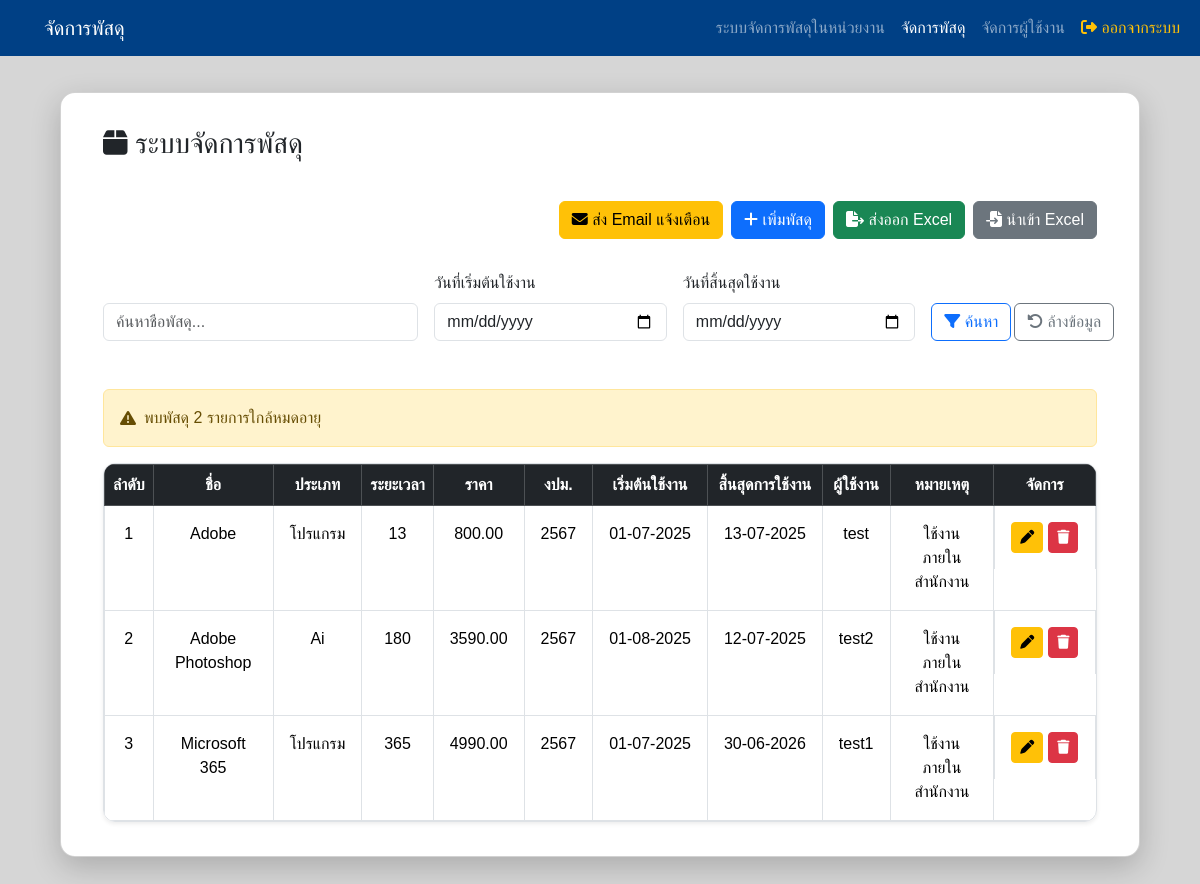
Page /parcel_management.php (signed in) on the committed database.
### tables this page shows
CREATE TABLE `parcels` (
  `id` int(11) NOT NULL,
  `item_name` varchar(255) NOT NULL,
  `category` varchar(100) NOT NULL,
  `usage_duration` int(11) NOT NULL,
  `price` decimal(10,2) NOT NULL,
  `budget_year` varchar(10) NOT NULL,
  `start_date` date NOT NULL,
  `end_date` date NOT NULL,
  `user_responsible` varchar(255) NOT NULL,
  `note` text DEFAULT NULL,
  `created_at` timestamp NOT NULL DEFAULT current_timestamp(),
  `updated_at` timestamp NOT NULL DEFAULT current_timestamp() ON UPDATE current_timestamp()
);

### parcel_management.php (the view, shortened to what this page needs)
<?php
require_once 'db.php';
$sql = "SELECT * FROM parcels WHERE 1=1";
$sql .= " ORDER BY id DESC";
$result = $conn->query($sql);
$today = date('Y-m-d');
$next3Days = date('Y-m-d', strtotime('+3 days'));
$sqlExpiringCount = "SELECT COUNT(*) as count FROM parcels WHERE end_date BETWEEN '$today' AND '$next3Days'";
$expiringCount = $conn->query($sqlExpiringCount)->fetch_assoc()['count'];
?>
<!DOCTYPE html>
<html lang="th">
<head>
    <link href="https://cdn.jsdelivr.net/npm/bootstrap@5.3.2/dist/css/bootstrap.min.css" rel="stylesheet">
    <link href="https://cdnjs.cloudflare.com/ajax/libs/font-awesome/6.5.0/css/all.min.css" rel="stylesheet">
    <link href="https://cdn.jsdelivr.net/npm/select2@4.1.0-rc.0/dist/css/select2.min.css" rel="stylesheet" />
</head>
<body>
    <nav class="navbar navbar-expand-lg navbar-dark" style="background-color: #004085; padding-left: 2rem;">
        <div class="container-fluid">
            <a class="navbar-brand" href="dashboard.php">จัดการพัสดุ</a>
            <div class="collapse navbar-collapse" id="navbarNav">
                <ul class="navbar-nav ms-auto">
                    <?php if (isset($_SESSION['user_role']) && ($_SESSION['user_role'] === 'admin' || $_SESSION['user_role'] === 'superadmin')): ?>
                    <li class="nav-item">
                        <a class="nav-link" href="dashboard.php">ระบบจัดการพัสดุในหน่วยงาน</a>
                    </li>
                    <?php endif; ?>
                    <li class="nav-item">
                        <a class="nav-link active" href="parcel_management.php">จัดการพัสดุ</a>
                    </li>
                    <?php if (isset($_SESSION['user_role']) && ($_SESSION['user_role'] === 'admin' || $_SESSION['user_role'] === 'superadmin')): ?>
                    <li class="nav-item">
                        <a class="nav-link" href="user_management.php">จัดการผู้ใช้งาน</a>
                    </li>
                    <?php endif; ?>
                    <li class="nav-item">
                        <a class="nav-link text-warning" href="logout.php">
                            <i class="fas fa-sign-out-alt"></i> ออกจากระบบ
                        </a>
                    </li>
                </ul>
            </div>
        </div>
    </nav>
    <div class="card">
        <div class="container py-1">
            <h3><i class="fa-solid fa-box"></i> ระบบจัดการพัสดุ</h3><br>
            <?php if (isset($_SESSION['user_role']) && ($_SESSION['user_role'] === 'admin' || $_SESSION['user_role'] === 'superadmin')): ?>
            <div class="mb-3">
                <div class="row">
                    <div
                        class="col-12 d-flex flex-wrap align-items-end gap-2 flex-column flex-md-row justify-content-md-end">
                        <div class="d-flex flex-wrap gap-2">
                            <button type="button" class="btn btn-warning" data-bs-toggle="modal"
                                data-bs-target="#emailModal">
                                <i class="fa-solid fa-envelope"></i> ส่ง Email แจ้งเตือน
                            </button>
                            <button class="btn btn-primary" data-bs-toggle="modal" data-bs-target="#addModal">
                                <i class="fa-solid fa-plus"></i> เพิ่มพัสดุ
                            </button>
                        </div>
                        <div class="d-flex flex-wrap gap-2 mt-2">
                            <a id="export-btn" class="btn btn-success">
                                <i class="fa-solid fa-file-export"></i> ส่งออก Excel
                            </a>
                            <form action="import_parcels.php" method="POST" enctype="multipart/form-data"
                                id="import-form" style="display: inline;">
                                <button type="button" class="btn btn-secondary"
                                    onclick="document.getElementById('excel-file').click();">
                                    <i class="fa-solid fa-file-import"></i> นำเข้า Excel
                                </button>
                            </form>
                        </div>
                    </div>
                </div>
            </div>
            <?php endif; ?>
            <div class="row g-3 mb-4">
                <form method="GET" id="search-form" class="row g-3 align-items-end mb-4">
                    <div class="col-md-4">
                        <input type="text" name="search" id="search-input" class="form-control"
                            placeholder="ค้นหาชื่อพัสดุ..." value="<?= htmlspecialchars($_GET['search'] ?? '') ?>" />
                    </div>
                    <div class="col-md-3">
                        <label for="start-date" class="form-label">วันที่เริ่มต้นใช้งาน</label>
                        <input type="date" name="start_date" id="start-date" class="form-control"
                            value="<?= htmlspecialchars($_GET['start_date'] ?? '') ?>" />
                    </div>
                    <div class="col-md-3">
                        <label for="end-date" class="form-label">วันที่สิ้นสุดใช้งาน</label>
                        <input type="date" name="end_date" id="end-date" class="form-control"
                            value="<?= htmlspecialchars($_GET['end_date'] ?? '') ?>" />
                    </div>
                    <div class="col-md-1 d-grid" style="white-space: nowrap;">
                        <button type="submit" class="btn btn-outline-primary">
                            <i class="fa-solid fa-filter"></i> ค้นหา
                        </button>
                    </div>
                    <div class="col-md-1 d-grid" style="white-space: nowrap;">
                        <a href="parcel_management.php" class="btn btn-outline-secondary">
                            <i class="fa-solid fa-rotate-left"></i> ล้างข้อมูล
                        </a>
                    </div>
                </form>
            </div>
            <?php if ($expiringCount > 0): ?>
            <div class="alert alert-warning d-flex align-items-center" role="alert">
                <i class="fa-solid fa-triangle-exclamation me-2"></i>
                <div>
                    พบพัสดุ <?= $expiringCount ?> รายการใกล้หมดอายุ
                </div>
            </div>
            <?php endif; ?>
            <div class="table-responsive table-rounded shadow-sm">
                <table class="table table-bordered table-hover mb-0">
                    <thead class="table-dark">
                        <tr class="header-table">
                            <th>ลำดับ</th>
                            <th>ชื่อ</th>
                            <th>ประเภท</th>
                            <th>ระยะเวลา</th>
                            <th>ราคา</th>
                            <th>งปม.</th>
                            <th>เริ่มต้นใช้งาน</th>
                            <th>สิ้นสุดการใช้งาน</th>
                            <th>ผู้ใช้งาน</th>
                            <th>หมายเหตุ</th>
                            <?php if (isset($_SESSION['user_role']) && ($_SESSION['user_role'] === 'admin' || $_SESSION['user_role'] === 'superadmin')): ?>
                            <th>จัดการ</th>
                            <?php endif; ?>
                        </tr>
                    </thead>
                    <tbody id="parcel-table-body">
                        <?php if ($result->num_rows > 0): ?>
                        <?php $i = 1; while($row = $result->fetch_assoc()): ?>
                        <tr class="text-center">
                            <td><?= $i++ ?></td>
                            <td class="text-left"><?= htmlspecialchars($row['item_name']) ?></td>
                            <td><?= htmlspecialchars($row['category']) ?></td>
                            <td><?= htmlspecialchars($row['usage_duration']) ?></td>
                            <td style="white-space: nowrap;"><?= htmlspecialchars($row['price']) ?></td>
                            <td style="white-space: nowrap;"><?= htmlspecialchars($row['budget_year']) ?></td>
                            <td style="white-space: nowrap;"><?= (new DateTime($row['start_date']))->format('d-m-Y') ?>
                            </td>
                            <td style="white-space: nowrap;"><?= (new DateTime($row['end_date']))->format('d-m-Y') ?>
                            </td>
                            <td style="white-space: nowrap;"><?= htmlspecialchars($row['user_responsible']) ?></td>
                            <td><?= htmlspecialchars($row['note']) ?: '-' ?></td>
                            <?php if (isset($_SESSION['user_role']) && ($_SESSION['user_role'] === 'admin' || $_SESSION['user_role'] === 'superadmin')): ?>
                            <td class="btn-edit-delete">
                                <button class="btn btn-sm btn-warning btn-edit" data-bs-toggle="modal"
                                    data-bs-target="#editModal" data-id="<?= $row['id'] ?>"
                                    data-item_name="<?= htmlspecialchars($row['item_name']) ?>"
                                    data-category="<?= $row['category'] ?>"
                                    data-usage_duration="<?= $row['usage_duration'] ?>"
                                    data-price="<?= $row['price'] ?>" data-budget_year="<?= $row['budget_year'] ?>"
                                    data-start_date="<?= $row['start_date'] ?>" data-end_date="<?= $row['end_date'] ?>"
                                    data-user_responsible="<?= htmlspecialchars($row['user_responsible']) ?>"
                                    data-note="<?= htmlspecialchars($row['note']) ?>">
                                    <i class="fa-solid fa-pen"></i>
                                </button>
                                <button class="btn btn-sm btn-danger btn-delete" data-bs-toggle="modal"
                                    data-bs-target="#deleteModal" data-id="<?= $row['id'] ?>">
                                    <i class="fa-solid fa-trash"></i>
                                </button>
                            </td>
                            <?php endif; ?>
                        </tr>
                        <?php endwhile; ?>
                        <?php endif; ?>
                    </tbody>
                </table>
            </div>
        </div>
    </div>
</body>
</html>

### parcel_management.php (style rules this page uses)
body { background-color: #d6d6d6; font-family: 'Prompt', sans-serif; }
.card { padding: 30px; border-radius: 15px; box-shadow: 0px 10px 30px rgba(0, 0, 0, 0.2); background: white; margin-top: 50px; margin: 3% 5%; background-color: #ffffff; }
.table-rounded { border-radius: 12px; border: 1px solid #dee2e6; }
.header-table { text-align: center; white-space: nowrap; }
.table td { padding: 16px; }

### rows in the picture
parcels: item_name "Adobe", category "โปรแกรม", usage_duration "13", price "800.00", budget_year "2567", start_date "01-07-2025", end_date "13-07-2025", user_responsible "test", note "ใช้งานภายในสำนักงาน"
parcels: item_name "Adobe Photoshop", category "Ai", usage_duration "180", price "3590.00", budget_year "2567", start_date "01-08-2025", end_date "12-07-2025", user_responsible "test2", note "ใช้งานภายในสำนักงาน"
parcels: item_name "Microsoft 365", category "โปรแกรม", usage_duration "365", price "4990.00", budget_year "2567", start_date "01-07-2025", end_date "30-06-2026", user_responsible "test1", note "ใช้งานภายในสำนักงาน"

### other values in the picture
$expiringCount "2"
